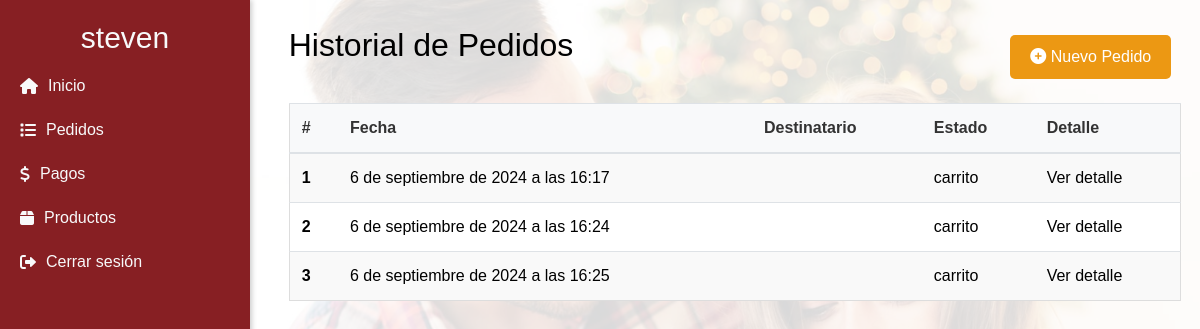
The page /cliente/pedidos/17 (signed in) on the database its author committed.
### pedidos/models.py (models this page shows, shortened)
class Cliente(models.Model):
    nombre = models.CharField(max_length=50)
    cedula = models.CharField(max_length=10)
    email = models.EmailField()
    telefono = models.CharField(max_length=10)
    ciudad = models.CharField(max_length=30)
    direccion = models.TextField(max_length=200)
    user = models.OneToOneField(User, related_name='cliente', on_delete=models.CASCADE, null=True, blank=True, unique=True)
    class Meta:
        db_table = 'cliente'

class Pedido(models.Model):
    OPC_ESTADO_PEDIDO = [("carrito", "Carrito"),("enviado", "Enviado"),("entregado", "Entregado")]
    estado = models.CharField(max_length=15, choices=OPC_ESTADO_PEDIDO, default="carrito")
    fecha = models.DateTimeField(auto_now_add=True)
    cliente = models.ForeignKey(Cliente, on_delete=models.CASCADE, related_name="clientes", null=True, blank=True)
    pago = models.ForeignKey(Pago, on_delete=models.CASCADE, related_name="pagos", null=True, blank=True)
    destinatario = models.ForeignKey(Destinatario, on_delete=models.CASCADE, related_name="destinatarios", null=True, blank=True)

### pedidos/views.py (the view)
# urls.py: path('cliente/pedidos/<int:cliente_id>', pedidos2, name='pedidos2'),                                #Pedidos - Cliente en especifico
def pedidos2(request, cliente_id):
    cliente = get_object_or_404(Cliente, id=cliente_id)
    if cliente != request.user.cliente and not request.user.is_superuser:
        return HttpResponse("No tienes acceso a esta cuenta")
    pedidos = Pedido.objects.filter(cliente=cliente)
    contenido = {
        'cliente': cliente,
        'pedidos': pedidos
    }
    return render(request, 'clientes/pedidos.html', contenido)

### templates/clientes/pedidos.html (shortened to what this page needs)
{% extends 'menu.html' %}
{% block content %}
  <div class="info-cliente">
    <div class="d-flex justify-content-between align-items-center mb-4">
      <h2>Historial de Pedidos</h2>
      <a href="{% url 'pedido_crear' %}" class="btn btn-primary"><i class="fa-solid fa-circle-plus"></i> Nuevo Pedido</a>
    </div>
    <table class="table">
      <thead>
        <tr>
          <th scope="col">#</th>
          <th scope="col">Fecha</th>
          <th scope="col">Destinatario</th>
          <th scope="col">Estado</th>
          <th scope="col">Detalle </th>
        </tr>
      </thead>
      <tbody>
        {% for pedido in pedidos %}
        <tr>
          <th scope="row" data-label="#">{{ forloop.counter }}</th>
          <td data-label="Fecha:">{{ pedido.fecha }}</td>
          <td data-label="Destinatario:">{{ pedido.destinatario.nombre }}</td>
          <td data-label="Estado:">{{ pedido.estado }}</td>
          <td data-label="Detalle:"> Ver detalle </td>
        </tr>
        {% endfor %}
      </tbody>
    </table>
  </div>
{% endblock %}

### templates/menu.html (shortened to what this page needs)
<!doctype html>
<html>
<head>
  <link href="https://getbootstrap.com/docs/4.0/dist/css/bootstrap.min.css" rel="stylesheet">
  <link href="https://cdnjs.cloudflare.com/ajax/libs/font-awesome/6.0.0-beta3/css/all.min.css" rel="stylesheet">
  {% load static %}
  <link rel="stylesheet" href="{% static 'sweetalert2/sweetalert2.min.css' %}">
  <link href="{% static 'css/main.css' %}" rel="stylesheet">
  <link href="{% static 'css/responsive.css' %}" rel="stylesheet">
</head>
<body>
  <div class="row">
    <nav class="sidebar col-3">
      <h2>
        {% if user.is_authenticated %}
          {% if cliente %}
            {{ cliente.nombre }}
          {% else %}
            No tienes un cliente asociado
          {% endif %}
        {% else %}
          Bienvenido a Detalles Cariño
        {% endif %}
      </h2>
      <ul class="nav flex-column">
        <li class="nav-item">
          <a class="nav-link" href="{% url 'main' %}">
            <i class="fas fa-house"></i> Inicio
          </a>
        </li>
        {% if user.is_authenticated %}
            {% if user.is_staff %}
            <li class="nav-item">
              <a class="nav-link" href="{% url 'pedidos' %}">
                <i class="fas fa-list"></i> Pedidos
              </a>
            </li>
            <li class="nav-item">
              <a class="nav-link" href="{% url 'pagos' %}">
                <i class="fas fa-dollar"></i> Pagos
              </a>
            </li>
            <li class="nav-item">
              <a class="nav-link" href="{% url 'productos' %}">
                <i class="fas fa-box"></i> Productos
              </a>
            </li>
            {% endif %}
        <li class="nav-item">
          <a class="nav-link" href="{% url 'account_logout' %}">
            <i class="fas fa-sign-out-alt"></i> Cerrar sesión
          </a>
        </li>
        {% endif %}
      </ul>
    </nav>
    <main role="main" class="container col-9">
      {% block content %}{% endblock %}
    </main>
  </div>
</body>
</html>

### static/css/main.css (style rules this page uses)
body { font-family: Arial, sans-serif; color: #000000; position: relative; }
body::before { content: ""; position: fixed; top: 0; left: 0; width: 100%; height: 100vh; background-image: url("../img/bg-main.jpg"); background-size: cover; background-position: center; background-repeat: no-repeat; z-index: -1; }
body::after { content: ""; position: fixed; top: 0; left: 0; width: 100%; height: 100%; background-color: rgba(255, 255, 255, 0.85); z-index: -1; }
table { background-color: #fff; border-radius: 20px; border: 1px solid #ddd; -webkit-overflow-scrolling: touch; }
thead th { background-color: #f8f9fa; color: #333; }
tbody tr:nth-child(odd) { background-color: #f9f9f9; }
tbody tr:nth-child(even) { background-color: #fff; }
tbody td { vertical-align: middle; }
.sidebar { position: fixed; top: 0; left: 0; width: 250px; height: 100vh; background-color: #871f23; padding: 20px; color: #f8f9fa; box-shadow: 2px 0 5px rgba(0, 0, 0, 0.2); z-index: 1; }
.sidebar h2 { text-align: center; font-size: 30px; margin-top: 0; }
.sidebar a { color: #f8f9fa; text-decoration: none; display: flex; align-items: center; padding: 10px 0; }
.sidebar a i { margin-right: 10px; }
main { top: 0; left: 135px; height: 100vh; padding: 20px; justify-content: center; position: relative; z-index: 1; }
.btn { padding: 10px 20px; font-size: 16px; border: none; border-radius: 5px; cursor: pointer; transition: background-color 0.3s ease; margin-right: 10px; }
a { color: #ec9813; text-decoration: none; }
.btn-primary { background-color: #ec9813; color: #fff; padding: 10px 20px; border: none; border-radius: 5px; cursor: pointer; font-size: 16px; transition: background-color 0.3s ease, transform 0.3s ease; margin-top: 15px; }

### rows shown on the page
Cliente: nombre "steven"
Pedido: fecha "6 de septiembre de 2024 a las 16:17", estado "carrito"
Pedido: fecha "6 de septiembre de 2024 a las 16:24", estado "carrito"
Pedido: fecha "6 de septiembre de 2024 a las 16:25", estado "carrito"
